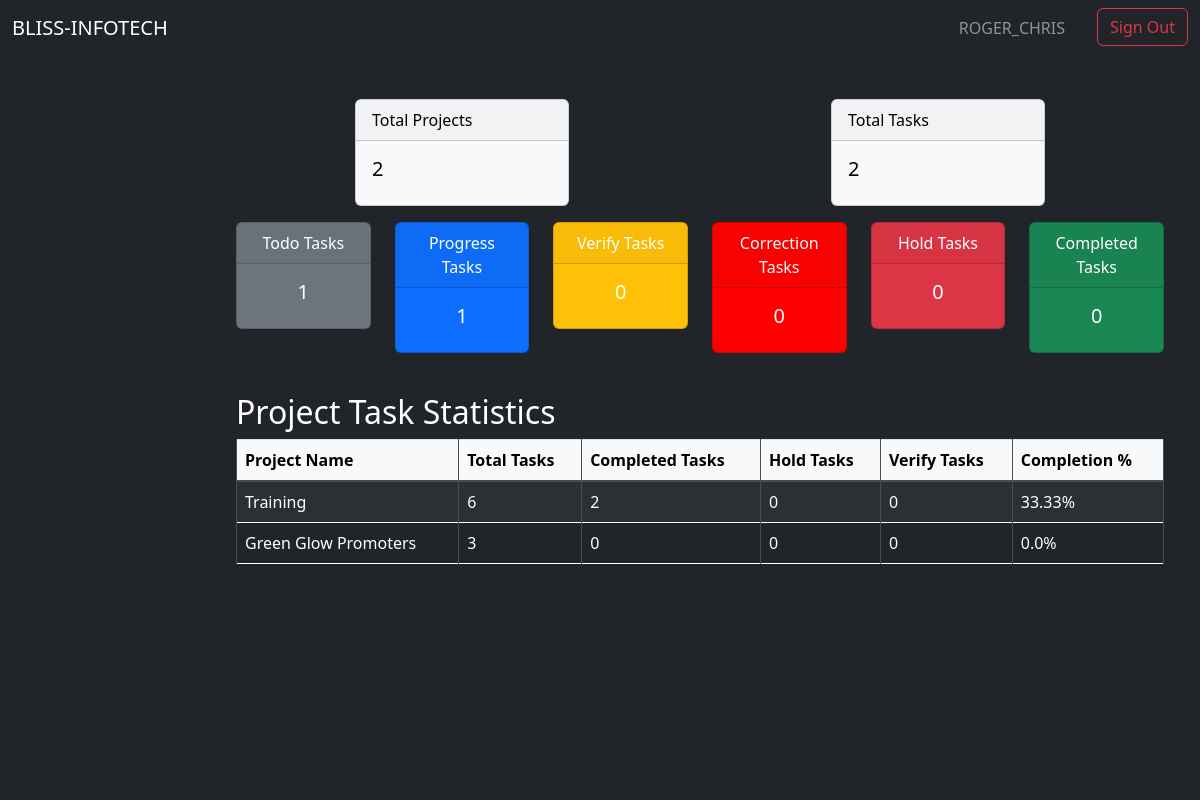
/peer/ (signed in), run on the app's committed database.
### app/models.py (models this page shows)
class Project(models.Model):
    id = models.AutoField(primary_key=True)
    name = models.CharField(max_length=64)
    description = models.TextField()
    manager = models.ForeignKey(User, on_delete=models.SET_NULL, null=True)
    client_name = models.CharField(max_length=64, null=True)
    status = models.CharField(max_length=10, default="DESIGN")
    created = models.DateTimeField(auto_now_add=True)
    started = models.DateTimeField(null=True)
    updated = models.DateTimeField(auto_now=True)
    due = models.DateField(null=True)

### app/decorators.py (the view)
        @login_required
        def wrapper(request, *args, **kwargs):
            if in_groups(request.user):
                return view_function(request, *args, **kwargs)
            return redirect('/signout')

### peer/views.py (called while the page is built)
@group_required(const.LEAD, const.PEER)
def dashboard(request):
    if request.user.is_authenticated:
        return render(request,'peer/dashboard.html', peer_dashboard(request))
    else: return redirect('signin')

### template/peer/dashboard.html (shortened to what this page needs)
{% extends 'peer/peer.html' %}
{% block peer_board %}
<div class="container mt-4">
    <div class="row justify-content-around">
        <div class="col-md-3">
            <div class="card text-black bg-light mb-3">
                <div class="card-header">Total Projects</div>
                <div class="card-body">
                    <h5 class="card-title">{{ total_projects }}</h5>
                </div>
            </div>
        </div>
        <div class="col-md-3">
            <div class="card text-black bg-light mb-3">
                <div class="card-header">Total Tasks</div>
                <div class="card-body">
                    <h5 class="card-title">{{ total_tasks }}</h5>
                </div>
            </div>
        </div>
    </div>
    <div class="row text-center">
        <div class="col-md-2 col-sm-6">
            <div class="card text-white bg-secondary mb-3">
                <div class="card-header">Todo Tasks</div>
                <div class="card-body">
                    <h5 class="card-title">{{ todo_tasks }}</h5>
                </div>
            </div>
        </div>
        <div class="col-md-2 col-sm-6">
            <div class="card text-white bg-primary mb-3">
                <div class="card-header">Progress Tasks</div>
                <div class="card-body">
                    <h5 class="card-title">{{ progress_tasks }}</h5>
                </div>
            </div>
        </div>
        <div class="col-md-2 col-sm-6">
            <div class="card text-white bg-warning mb-3">
                <div class="card-header">Verify Tasks</div>
                <div class="card-body">
                    <h5 class="card-title">{{ verify_tasks }}</h5>
                </div>
            </div>
        </div>
        <div class="col-md-2 col-sm-6">
            <div class="card text-white bg-brown-red mb-3">
                <div class="card-header">Correction Tasks</div>
                <div class="card-body">
                    <h5 class="card-title">{{ correction_tasks }}</h5>
                </div>
            </div>
        </div>
        <div class="col-md-2 col-sm-6">
            <div class="card text-white bg-danger mb-3">
                <div class="card-header">Hold Tasks</div>
                <div class="card-body">
                    <h5 class="card-title">{{ hold_tasks }}</h5>
                </div>
            </div>
        </div>
        <div class="col-md-2 col-sm-6">
            <div class="card text-white bg-success mb-3">
                <div class="card-header">Completed Tasks</div>
                <div class="card-body">
                    <h5 class="card-title">{{ complete_tasks }}</h5>
                </div>
            </div>
        </div>
    </div>
    <h2 class="text-white mt-4">Project Task Statistics</h2>
    <div class="table-responsive">
        <table class="table table-striped table-bordered table-dark">
            <thead class="table-light">
                <tr>
                    <th>Project Name</th>
                    <th>Total Tasks</th>
                    <th>Completed Tasks</th>
                    <th>Hold Tasks</th>
                    <th>Verify Tasks</th>
                    <th>Completion %</th>
                </tr>
            </thead>
            <tbody>
                {% for stat in project_stats %}
                <tr>
                    <td>{{ stat.project.name }}</td>
                    <td>{{ stat.total_tasks }}</td>
                    <td>{{ stat.completed_tasks }}</td>
                    <td>{{ stat.hold_tasks }}</td>
                    <td>{{ stat.verify_tasks }}</td>
                    <td>{{ stat.completion_percentage }}%</td>
                </tr>
                {% endfor %}
            </tbody>
        </table>
    </div>
</div>
{% endblock %}

### template/dashboard.html (shortened to what this page needs)
{% extends 'index.html' %}
{% block body %}
<section class="container-fluid">
    <nav class="navbar navbar-expand-lg navbar-dark bg-dark fixed-top">
        <div class="container-fluid">
            <a class="navbar-brand" href="#">BLISS-INFOTECH</a>
            <div class="collapse navbar-collapse justify-content-end" id="navbarTop">
                <ul class="navbar-nav mb-2 mb-lg-0">
                    <li class="nav-item">
                        <span class="navbar-text me-3 px-3 text-uppercase">{{ request.user.username }}</span>
                    </li>
                    <li class="nav-item">
                        <a class="btn btn-outline-danger" href="{% url 'signout' %}">Sign Out</a>
                    </li>
                </ul>
            </div>
        </div>
    </nav>
    <div class="row flex-nowrap">
        <nav class="col-md-3 col-lg-2 d-md-block sidebar bg-dark" style="position: fixed; top: 75px; left: 0; height: calc(100vh - 75px); overflow-y: auto;">
        </nav>
        <main class="col-md-9 ms-sm-auto col-lg-10 px-md-4" style="overflow-x: hidden; margin-left: 17%; padding-top: 75px; height: calc(100vh - 20px);">
            {% block dashboard %}{% endblock %}
        </main>
    </div>
</section>
{% endblock %}

### static/css/style.css (style rules this page uses)
body { background-color: #343a40; }
.bg-brown-red { background-color: red; color: white; }

### data on the page
Project: project.name "Training", total_tasks "6", completed_tasks "2", hold_tasks "0", verify_tasks "0", completion_percentage "33.33"
Project: project.name "Green Glow Promoters", total_tasks "3", completed_tasks "0", hold_tasks "0", verify_tasks "0", completion_percentage "0.0"

### other printed values
{{ request.user.username }} "ROGER_CHRIS"
{{ total_projects }} "2"
{{ total_tasks }} "2"
{{ todo_tasks }} "1"
{{ progress_tasks }} "1"
{{ verify_tasks }} "0"
{{ correction_tasks }} "0"
{{ hold_tasks }} "0"
{{ complete_tasks }} "0"
